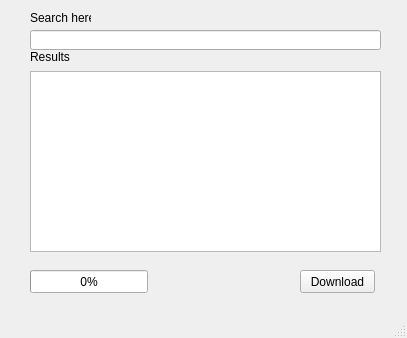
<?xml version="1.0" encoding="UTF-8"?>
<ui version="4.0">
 <class>MainWindow</class>
 <widget class="QMainWindow" name="MainWindow">
  <property name="geometry">
   <rect>
    <x>0</x>
    <y>0</y>
    <width>407</width>
    <height>338</height>
   </rect>
  </property>
  <property name="windowTitle">
   <string>Steam Item Search</string>
  </property>
  <widget class="QWidget" name="centralwidget">
   <widget class="QLineEdit" name="lineEdit">
    <property name="geometry">
     <rect>
      <x>30</x>
      <y>30</y>
      <width>351</width>
      <height>20</height>
     </rect>
    </property>
    <property name="sizePolicy">
     <sizepolicy hsizetype="Fixed" vsizetype="Fixed">
      <horstretch>0</horstretch>
      <verstretch>0</verstretch>
     </sizepolicy>
    </property>
   </widget>
   <widget class="QLabel" name="label">
    <property name="geometry">
     <rect>
      <x>30</x>
      <y>10</y>
      <width>61</width>
      <height>16</height>
     </rect>
    </property>
    <property name="text">
     <string>Search here</string>
    </property>
   </widget>
   <widget class="QListView" name="listView">
    <property name="geometry">
     <rect>
      <x>30</x>
      <y>71</y>
      <width>351</width>
      <height>181</height>
     </rect>
    </property>
   </widget>
   <widget class="QLabel" name="label_2">
    <property name="geometry">
     <rect>
      <x>30</x>
      <y>50</y>
      <width>47</width>
      <height>13</height>
     </rect>
    </property>
    <property name="text">
     <string>Results</string>
    </property>
   </widget>
   <widget class="QPushButton" name="pushButton">
    <property name="geometry">
     <rect>
      <x>300</x>
      <y>270</y>
      <width>75</width>
      <height>23</height>
     </rect>
    </property>
    <property name="text">
     <string>Download</string>
    </property>
   </widget>
   <widget class="QProgressBar" name="progressBar">
    <property name="geometry">
     <rect>
      <x>30</x>
      <y>270</y>
      <width>118</width>
      <height>23</height>
     </rect>
    </property>
    <property name="value">
     <number>0</number>
    </property>
   </widget>
   <widget class="QLabel" name="label_3">
    <property name="geometry">
     <rect>
      <x>146</x>
      <y>270</y>
      <width>141</width>
      <height>20</height>
     </rect>
    </property>
    <property name="text">
     <string/>
    </property>
   </widget>
  </widget>
  <widget class="QMenuBar" name="menubar">
   <property name="geometry">
    <rect>
     <x>0</x>
     <y>0</y>
     <width>407</width>
     <height>21</height>
    </rect>
   </property>
  </widget>
  <widget class="QStatusBar" name="statusbar"/>
 </widget>
 <resources/>
 <connections/>
</ui>
